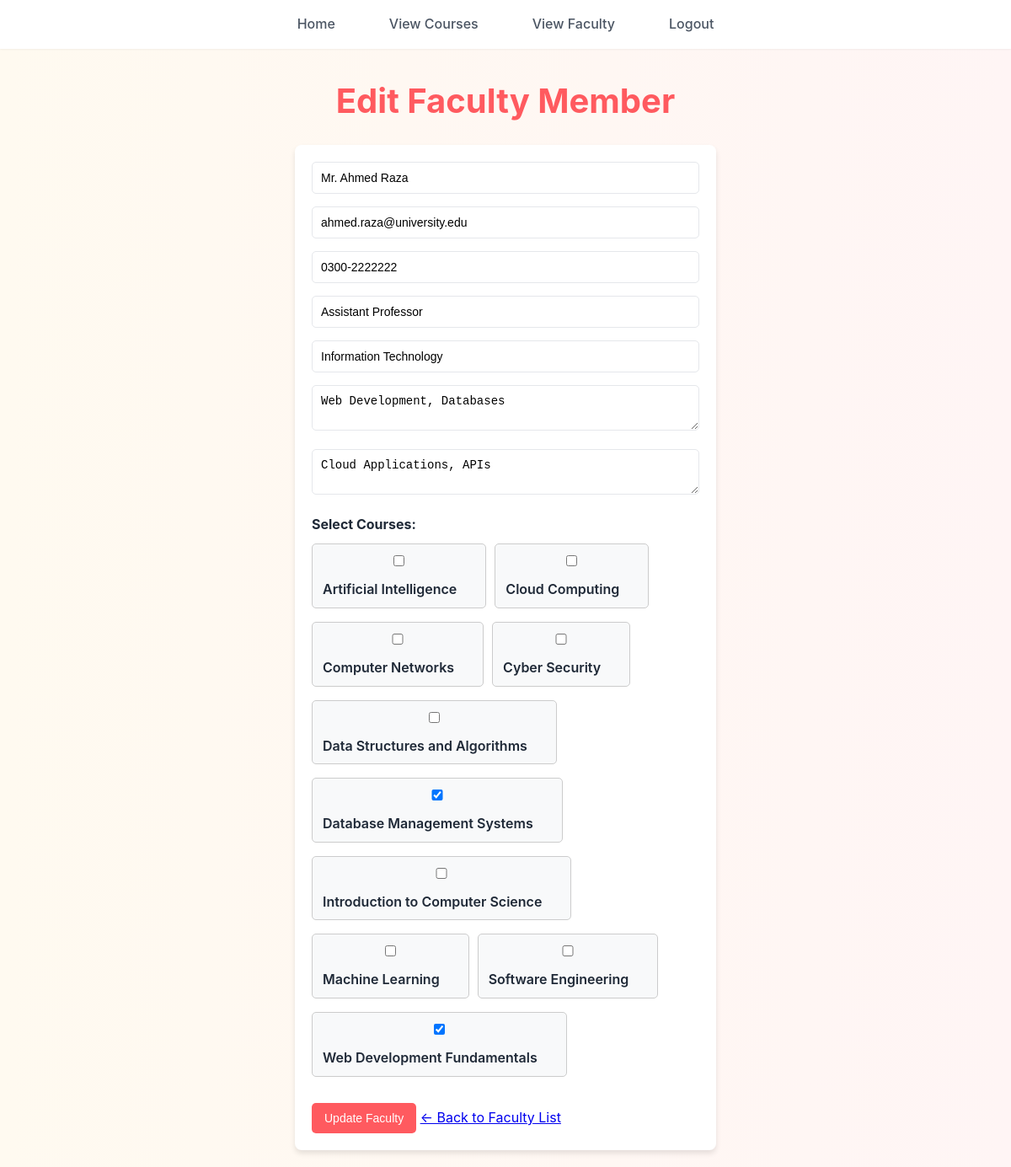
/admin/edit_faculty.php?edit=2 (signed in), run on the app's committed database.
### tables this page shows
CREATE TABLE `faculty` (
  `faculty_id` int(11) NOT NULL,
  `full_name` varchar(100) NOT NULL,
  `email` varchar(100) NOT NULL,
  `phone` varchar(20) DEFAULT NULL,
  `designation` varchar(100) DEFAULT NULL,
  `dept_name` varchar(255) DEFAULT NULL,
  `expertise` text DEFAULT NULL,
  `professional_interest` text DEFAULT NULL,
  `profile_image` varchar(255) DEFAULT NULL,
  `created_by` int(11) DEFAULT NULL,
  `created_at` datetime DEFAULT current_timestamp(),
  `updated_at` datetime DEFAULT current_timestamp() ON UPDATE current_timestamp()
);

CREATE TABLE `courses` (
  `course_id` int(11) NOT NULL,
  `course_name` varchar(100) NOT NULL
);

### admin/edit_faculty.php (the view, shortened to what this page needs)
<?php
include "config.php";
$id = isset($_GET['edit']) ? intval($_GET['edit']) : 0;
$stmt = $conn->prepare("SELECT * FROM faculty WHERE faculty_id = ?");
$stmt->bind_param("i", $id);
$stmt->execute();
$result = $stmt->get_result();
$faculty = $result->fetch_assoc();
$all_courses = $conn->query("SELECT * FROM courses ORDER BY course_name ASC");
$selected_courses = [];
$res = $conn->prepare("SELECT course_id FROM faculty_courses WHERE faculty_id = ?");
$res->bind_param("i", $id);
$res->execute();
$res_result = $res->get_result();
while ($row = $res_result->fetch_assoc()) {
    $selected_courses[] = $row['course_id'];
}
?>
<!DOCTYPE html>
<html lang="en">
<head>
    <link rel="stylesheet" href="../CSS/style.css">
</head>
<body>
    <?php include('navbar.php'); ?>
    <div class="container">
        <h1>Edit Faculty Member</h1>
        <form method="POST">
            <input type="text" name="full_name" placeholder="Full Name" value="<?php echo htmlspecialchars($faculty['full_name']); ?>" required>
            <input type="email" name="email" placeholder="Email" value="<?php echo htmlspecialchars($faculty['email']); ?>" required>
            <input type="text" name="phone" placeholder="Phone" value="<?php echo htmlspecialchars($faculty['phone']); ?>">
            <input type="text" name="designation" placeholder="Designation" value="<?php echo htmlspecialchars($faculty['designation']); ?>">
            <input type="text" name="dept_name" placeholder="Department Name" value="<?php echo htmlspecialchars($faculty['dept_name']); ?>">
            <textarea name="expertise" placeholder="Areas of Expertise"><?php echo htmlspecialchars($faculty['expertise']); ?></textarea>
            <textarea name="professional_interest" placeholder="Professional Interests"><?php echo htmlspecialchars($faculty['professional_interest']); ?></textarea>
            <label><strong>Select Courses:</strong></label>
            <div class="course-list">
                <?php while ($row = $all_courses->fetch_assoc()): ?>
                    <label class="course-item">
                        <input type="checkbox" name="courses[]" value="<?php echo $row['course_id']; ?>"
                            <?php echo in_array($row['course_id'], $selected_courses) ? 'checked' : ''; ?>>
                        <?php echo htmlspecialchars($row['course_name']); ?>
                    </label>
                <?php endwhile; ?>
            </div>
            <br>
            <button type="submit">Update Faculty</button>
        <a href="view_faculty.php" class="back-link">← Back to Faculty List</a>
        </form>
    </div>
</body>
</html>

### CSS/style.css (style rules this page uses)
:root { --primary-color: #ff5a5f; --primary-hover: #e14d52; --secondary-color: #ffcc00; --secondary-hover: #e6b800; --text-primary: #1f2937; --text-secondary: #4b5563; --bg-primary: #ffffff; --bg-secondary: #fdf2f2; --border-color: #e5e7eb; --shadow-sm: 0 1px 2px rgba(0, 0, 0, 0.05); --shadow-md: 0 4px 6px rgba(0, 0, 0, 0.1); --shadow-lg: 0 10px 15px rgba(0, 0, 0, 0.15); }
* { margin: 0; padding: 0; box-sizing: border-box; }
body { font-family: 'Inter', sans-serif; background: linear-gradient(to right, #fffaf0, #fff5f5); color: var(--text-primary); line-height: 1.6; }
h1, h2, h3, h4, h5, h6 { margin-top: 30px; font-weight: 700; text-align: center; margin-bottom: 1rem; color: var(--primary-color); }
h1 { font-size: 2.5rem; }
form { max-width: 500px; margin: 20px auto; padding: 20px; background: var(--bg-primary); border-radius: 8px; box-shadow: var(--shadow-md); }
label { display: block; margin-bottom: 6px; font-weight: 600; }
input, select, textarea { width: 100%; padding: 10px; border: 1px solid var(--border-color); border-radius: 5px; margin-bottom: 15px; font-size: 14px; }
input[type="submit"], button { background: var(--primary-color); color: white; border: none; padding: 10px 15px; font-size: 14px; cursor: pointer; border-radius: 5px; transition: all 0.3s ease; }

### admin/edit_faculty.php (style rules this page uses)
.course-list { display: flex; flex-wrap: wrap; gap: 10px; margin-top: 10px; }
.course-item { background: #f8f9fa; border: 1px solid #ccc; padding: 8px 12px; border-radius: 5px; }
.course-item input { margin-right: 5px; }

### data on the page
faculty: full_name "Mr. Ahmed Raza", email "ahmed.raza@university.edu", phone "0300-2222222", designation "Assistant Professor", dept_name "Information Technology", expertise "Web Development, Databases", professional_interest "Cloud Applications, APIs"
courses: course_name "Artificial Intelligence"
courses: course_name "Cloud Computing"
courses: course_name "Computer Networks"
courses: course_name "Cyber Security"
courses: course_name "Data Structures and Algorithms"
courses: course_id "☑", course_name "Database Management Systems"
courses: course_name "Introduction to Computer Science"
courses: course_name "Machine Learning"
courses: course_name "Software Engineering"
courses: course_id "☑", course_name "Web Development Fundamentals"
